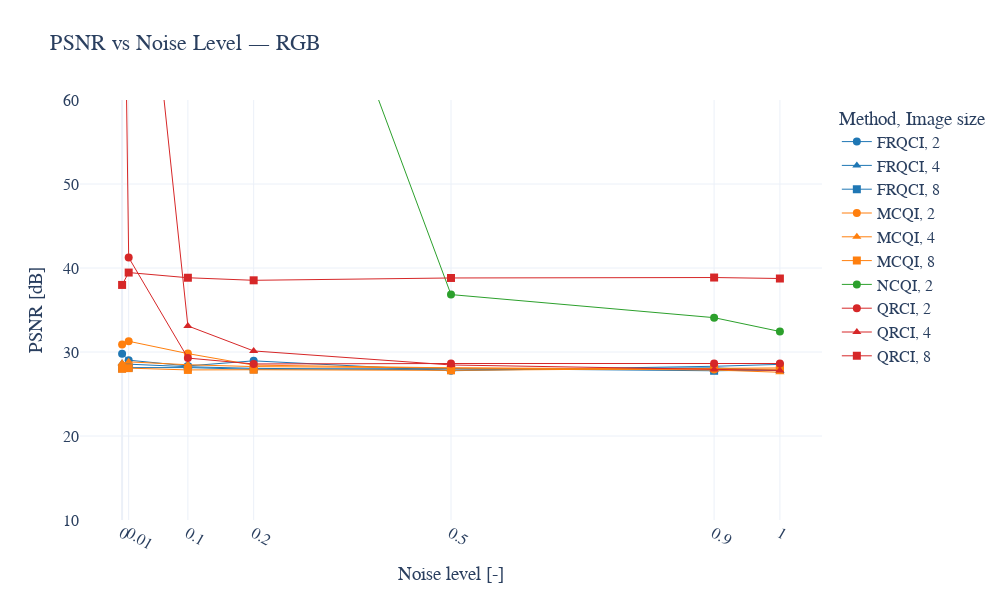

Write notebook code for a chart like this one.
### Code cell
psnr_rgb = psnr_df[psnr_df["color_mode"] == "rgb"]

fig_rgb = px.line(
    psnr_rgb,
    x="noise_level",
    y="psnr",
    title="PSNR vs Noise Level — RGB",
    color="method_name",
    markers=True,
    symbol="image_size",
    symbol_map=symbol_map,
    color_discrete_sequence=px.colors.qualitative.D3,
)
fig_rgb.update_traces(line=dict(width=1), marker=dict(size=8))
fig_rgb.update_layout(
    template="plotly_white",
    xaxis=dict(title="Noise level [-]", tickvals=NOISE_LEVELS),
    yaxis=dict(title="PSNR [dB]", range=[10, 60]),
    width=1000,
    height=600,
    legend_title_text="Method, Image size",
)

fig_rgb.show()
fig_rgb.write_image(PLOTS_PATH / "psnr_vs_noise_rgb.pdf")

### Figure 1 — Plotly figure (JSON) as saved in the notebook; plotly's stock layout.template omitted (floating-point values rounded to 4 significant figures)
{"data": [{"hovertemplate": "method_name=FRQCI<br>image_size=2<br>noise_level=%{x}<br>psnr=%{y}<extra></extra>", "legendgroup": "FRQCI, 2", "line": {"color": "#1F77B4", "dash": "solid", "width": 1}, "marker": {"size": 8, "symbol": "circle"}, "mode": "lines+markers", "name": "FRQCI, 2", "orientation": "v", "showlegend": true, "type": "scatter", "x": [0.0, 0.01, 0.1, 0.2, 0.5, 0.9, 1.0], "xaxis": "x", "y": [29.78, 29.03, 28.34, 28.95, 27.77, 28.3, 28.52], "yaxis": "y"}, {"hovertemplate": "method_name=FRQCI<br>image_size=4<br>noise_level=%{x}<br>psnr=%{y}<extra></extra>", "legendgroup": "FRQCI, 4", "line": {"color": "#1F77B4", "dash": "solid", "width": 1}, "marker": {"size": 8, "symbol": "triangle-up"}, "mode": "lines+markers", "name": "FRQCI, 4", "orientation": "v", "showlegend": true, "type": "scatter", "x": [0.0, 0.01, 0.1, 0.2, 0.5, 0.9, 1.0], "xaxis": "x", "y": [28.66, 28.55, 28.25, 28.06, 27.87, 28.12, 27.78], "yaxis": "y"}, {"hovertemplate": "method_name=FRQCI<br>image_size=8<br>noise_level=%{x}<br>psnr=%{y}<extra></extra>", "legendgroup": "FRQCI, 8", "line": {"color": "#1F77B4", "dash": "solid", "width": 1}, "marker": {"size": 8, "symbol": "square"}, "mode": "lines+markers", "name": "FRQCI, 8", "orientation": "v", "showlegend": true, "type": "scatter", "x": [0.0, 0.01, 0.1, 0.2, 0.5, 0.9, 1.0], "xaxis": "x", "y": [28.06, 28.14, 28.15, 27.94, 28.04, 27.77, 27.87], "yaxis": "y"}, {"hovertemplate": "method_name=MCQI<br>image_size=2<br>noise_level=%{x}<br>psnr=%{y}<extra></extra>", "legendgroup": "MCQI, 2", "line": {"color": "#FF7F0E", "dash": "solid", "width": 1}, "marker": {"size": 8, "symbol": "circle"}, "mode": "lines+markers", "name": "MCQI, 2", "orientation": "v", "showlegend": true, "type": "scatter", "x": [0.0, 0.01, 0.1, 0.2, 0.5, 0.9, 1.0], "xaxis": "x", "y": [30.9, 31.28, 29.81, 28.44, 28.11, 27.91, 27.94], "yaxis": "y"}, {"hovertemplate": "method_name=MCQI<br>image_size=4<br>noise_level=%{x}<br>psnr=%{y}<extra></extra>", "legendgroup": "MCQI, 4", "line": {"color": "#FF7F0E", "dash": "solid", "width": 1}, "marker": {"size": 8, "symbol": "triangle-up"}, "mode": "lines+markers", "name": "MCQI, 4", "orientation": "v", "showlegend": true, "type": "scatter", "x": [0.0, 0.01, 0.1, 0.2, 0.5, 0.9, 1.0], "xaxis": "x", "y": [28.66, 28.83, 28.48, 28.26, 28.1, 27.86, 27.59], "yaxis": "y"}, {"hovertemplate": "method_name=MCQI<br>image_size=8<br>noise_level=%{x}<br>psnr=%{y}<extra></extra>", "legendgroup": "MCQI, 8", "line": {"color": "#FF7F0E", "dash": "solid", "width": 1}, "marker": {"size": 8, "symbol": "square"}, "mode": "lines+markers", "name": "MCQI, 8", "orientation": "v", "showlegend": true, "type": "scatter", "x": [0.0, 0.01, 0.1, 0.2, 0.5, 0.9, 1.0], "xaxis": "x", "y": [28.0, 28.08, 27.87, 27.89, 27.82, 28.09, 28.1], "yaxis": "y"}, {"hovertemplate": "method_name=NCQI<br>image_size=2<br>noise_level=%{x}<br>psnr=%{y}<extra></extra>", "legendgroup": "NCQI, 2", "line": {"color": "#2CA02C", "dash": "solid", "width": 1}, "marker": {"size": 8, "symbol": "circle"}, "mode": "lines+markers", "name": "NCQI, 2", "orientation": "v", "showlegend": true, "type": "scatter", "x": [0.0, 0.01, 0.1, 0.2, 0.5, 0.9, 1.0], "xaxis": "x", "y": [100.0, 100.0, 100.0, 100.0, 36.84, 34.09, 32.44], "yaxis": "y"}, {"hovertemplate": "method_name=QRCI<br>image_size=2<br>noise_level=%{x}<br>psnr=%{y}<extra></extra>", "legendgroup": "QRCI, 2", "line": {"color": "#D62728", "dash": "solid", "width": 1}, "marker": {"size": 8, "symbol": "circle"}, "mode": "lines+markers", "name": "QRCI, 2", "orientation": "v", "showlegend": true, "type": "scatter", "x": [0.0, 0.01, 0.1, 0.2, 0.5, 0.9, 1.0], "xaxis": "x", "y": [100.0, 41.25, 29.28, 28.58, 28.63, 28.63, 28.63], "yaxis": "y"}, {"hovertemplate": "method_name=QRCI<br>image_size=4<br>noise_level=%{x}<br>psnr=%{y}<extra></extra>", "legendgroup": "QRCI, 4", "line": {"color": "#D62728", "dash": "solid", "width": 1}, "marker": {"size": 8, "symbol": "triangle-up"}, "mode": "lines+markers", "name": "QRCI, 4", "orientation": "v", "showlegend": true, "type": "scatter", "x": [0.0, 0.01, 0.1, 0.2, 0.5, 0.9, 1.0], "xaxis": "x", "y": [100.0, 100.0, 33.1, 30.12, 28.46, 27.91, 27.8], "yaxis": "y"}, {"hovertemplate": "method_name=QRCI<br>image_size=8<br>noise_level=%{x}<br>psnr=%{y}<extra></extra>", "legendgroup": "QRCI, 8", "line": {"color": "#D62728", "dash": "solid", "width": 1}, "marker": {"size": 8, "symbol": "square"}, "mode": "lines+markers", "name": "QRCI, 8", "orientation": "v", "showlegend": true, "type": "scatter", "x": [0.0, 0.01, 0.1, 0.2, 0.5, 0.9, 1.0], "xaxis": "x", "y": [37.98, 39.46, 38.84, 38.53, 38.81, 38.86, 38.75], "yaxis": "y"}], "layout": {"height": 600, "legend": {"title": {"text": "Method, Image size"}, "tracegroupgap": 0}, "title": {"text": "PSNR vs Noise Level — RGB"}, "width": 1000, "xaxis": {"anchor": "y", "domain": [0, 1], "tickvals": [0, 0.01, 0.1, 0.2, 0.5, 0.9, 1], "title": {"text": "Noise level [-]"}}, "yaxis": {"anchor": "x", "domain": [0, 1], "range": [10, 60], "title": {"text": "PSNR [dB]"}}}}
